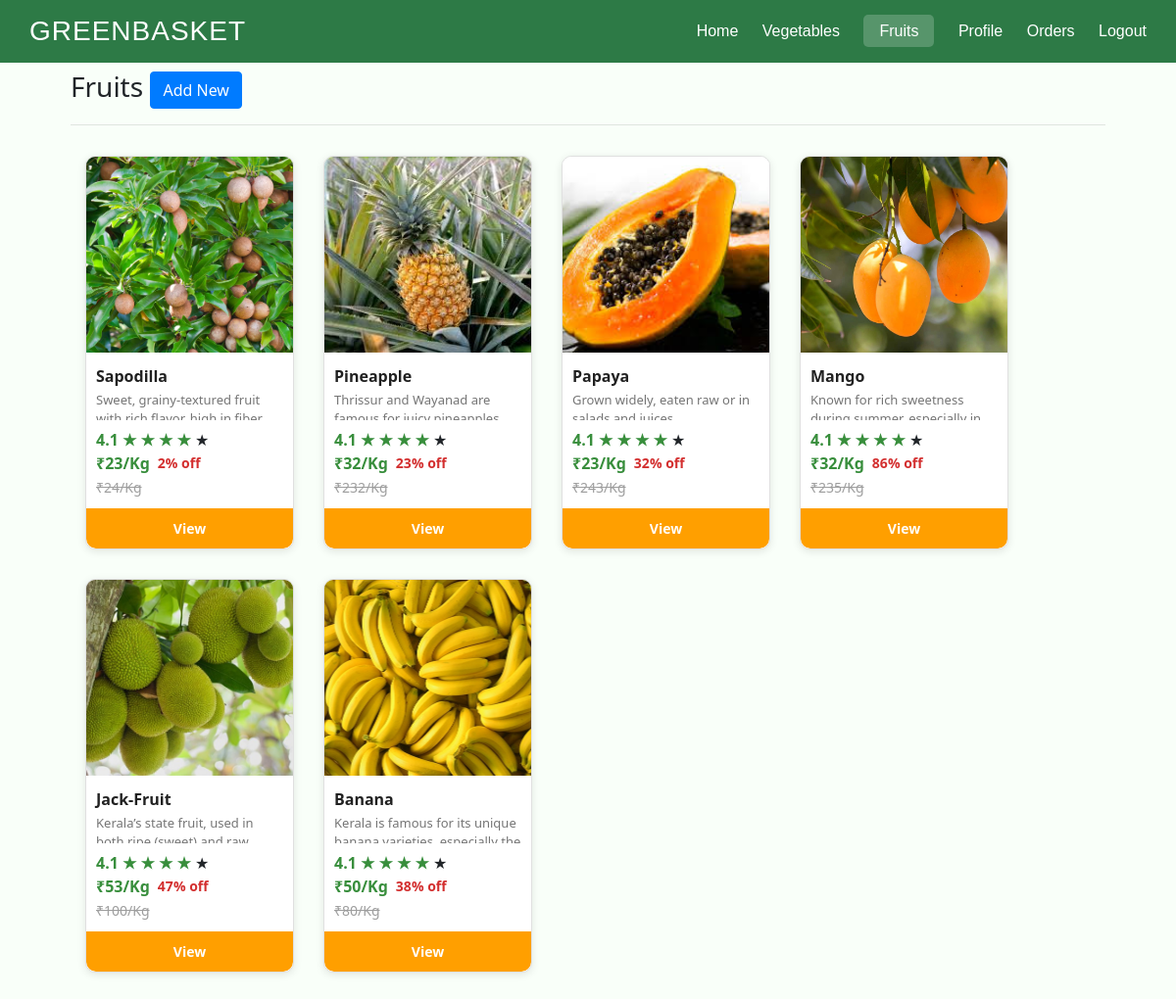
Screenshot of /sfruit/ (signed in) with the database file from the repository.
### home/models.py (models this page shows, shortened)
class Product(models.Model):
    item = models.ForeignKey(Item, on_delete=models.CASCADE)
    image = models.ImageField(upload_to='products')
    image1 = models.ImageField(upload_to='products',null=True, blank=True)
    image2 = models.ImageField(upload_to='products',null=True, blank=True)
    name = models.CharField(max_length=200)
    description = models.TextField()
    org_price = models.DecimalField(max_digits=10, decimal_places=0)
    selling_price = models.DecimalField(max_digits=10, decimal_places=0)
    discount = models.DecimalField(max_digits=10, decimal_places=0,null=True, blank=True)
    stock = models.IntegerField()
    seller = models.ForeignKey(Seller, on_delete=models.CASCADE,null=True, blank=True)
    created_at = models.DateTimeField(auto_now_add=True, null=True, blank=True)
    rating = models.DecimalField(max_digits=3, decimal_places=2,null=True,blank=True)

### home/views.py (the view)
# urls.py: path('sfruit/',sfruitfn),
def sfruitfn(request):
    user_id = request.session.get('user_id')
    fruit = Product.objects.filter(item__id=2 , seller__id=user_id).order_by('-id')
    return render(request,'sfruit.html',{"fruit":fruit})

### home/templates/sfruit.html (shortened to what this page needs)
{% load static %}
<!DOCTYPE html>
<html>
<head>
    <link rel="stylesheet" href="https://cdn.jsdelivr.net/npm/bootstrap@4.1.3/dist/css/bootstrap.min.css">
    <link rel="stylesheet" href="{% static 'css/style.css' %}">
</head>
<body>
        <div class="header">
            <h1>GREENBASKET</h1>
            <div class="nav-links">
                <a href="/shome/">Home</a>
                <a href="/sveg/">Vegetables</a>
                <a class="bc" href="/sfruit/">Fruits</a>
                <a href="/sprofile/">Profile</a>
                <a href="/s_orders/">Orders</a>
                <a href="/">Logout</a>
            </div>
        </div>
       <div class="div2">
            <h3>Fruits <a href="/sadd/" class="btn btn-primary"> Add New</a></h3>
            <hr>
            <div class="l mainn">
                {% for fruit in fruit %}
                    <div class="product-card">
                        <div class="product-image">
                            <img src="{{ fruit.image.url }}" alt="{{ fruit.name }}">
                        </div>
                        <div class="product-info">
                            <h4 class="product-name">{{ fruit.name }}</h4>
                            <p class="product-description">{{ fruit.description }}</p>
                            <span class="selling-price">4.1</span>
                            <span class="selling-price">★ ★ ★ ★</span>
                            <span>★</span>
                            <div class="product-pricing">
                                <span class="selling-price">₹{{ fruit.selling_price }}/Kg</span>
                                <span class="discount">{{ fruit.discount }}% off</span><br>
                            </div>
                            <span class="org-price">₹{{ fruit.org_price }}/Kg</span>
                        </div>
                        <button class="buy-btn" onclick="location.href='/s_product_view/{{fruit.id}}/'">View</button>
                    </div>
                {% endfor %}
            </div>
        </div>
</body>
</html>

### home/static/css/style.css (style rules this page uses)
* { margin: 0; padding: 0; box-sizing: border-box; }
.div2 { width: 100%; height: auto; padding: 6%; margin-bottom: -6%; background-color: rgb(249, 255, 249); }
.mainn { display: flex; flex-direction: row; justify-content: left; }
.l { flex-wrap: wrap!important; }
.product-card { width: 213px; border: 1px solid #e0e0e0; border-radius: 10px; overflow: hidden; background: #fff; box-shadow: 0 2px 8px rgba(0,0,0,0.1); transition: transform 0.3s ease, box-shadow 0.3s ease; margin: 15px; display: inline-block; vertical-align: top; }
.product-image img { width: 100%; height: 200px; object-fit: cover; }
.product-info { padding: 10px; text-align: left; }
.product-name { font-size: 16px; font-weight: bold; color: #212121; margin: 5px 0; }
.product-description { font-size: 13px; color: #757575; margin-bottom: 8px; height: 30px; overflow: hidden; }
.product-pricing { display: flex; align-items: center; gap: 8px; }
.org-price { font-size: 14px; text-decoration: line-through; color: #9e9e9e; }
.selling-price { font-size: 16px; font-weight: bold; color: #388e3c; }
.discount { font-size: 14px; color: #d32f2f; font-weight: bold; }
.buy-btn { width: 100%; padding: 10px; background: #ff9f00; border: none; color: white; font-weight: bold; cursor: pointer; font-size: 14px; border-bottom-left-radius: 10px; border-bottom-right-radius: 10px; }
body { background-color: #f8f9fa; font-family: "Segoe UI", sans-serif; }
.header { background-color: #2d7a46; font-family: 'Gill Sans', 'Gill Sans MT', Calibri, 'Trebuchet MS', sans-serif; position: fixed; width: 100% ; z-index: 10; top: 0; padding: 15px 30px; display: flex; align-items: center; justify-content: space-between; color: white; }
.header h1 { margin: 0; font-size: 28px; letter-spacing: 1px; }
.header .nav-links a { color: white; margin-left: 20px; text-decoration: none; font-weight: 500; }
.bc { background-color: #ffffff33; padding: 8px 16px; border-radius: 5px; }

### rows the page displays
Product: image (picture), name "Sapodilla", description "Sweet, grainy-textured fruit…", selling_price "23", discount "2", org_price "24"
Product: image (picture), name "Pineapple", description "Thrissur and Wayanad are…", selling_price "32", discount "23", org_price "232"
Product: image (picture), name "Papaya", description "Grown widely, eaten raw or in…", selling_price "23", discount "32", org_price "243"
Product: image (picture), name "Mango", description "Known for rich sweetness…", selling_price "32", discount "86", org_price "235"
Product: image (picture), name "Jack-Fruit", description "Kerala’s state fruit, used in…", selling_price "53", discount "47", org_price "100"
Product: image (picture), name "Banana", description "Kerala is famous for its unique…", selling_price "50", discount "38", org_price "80"
